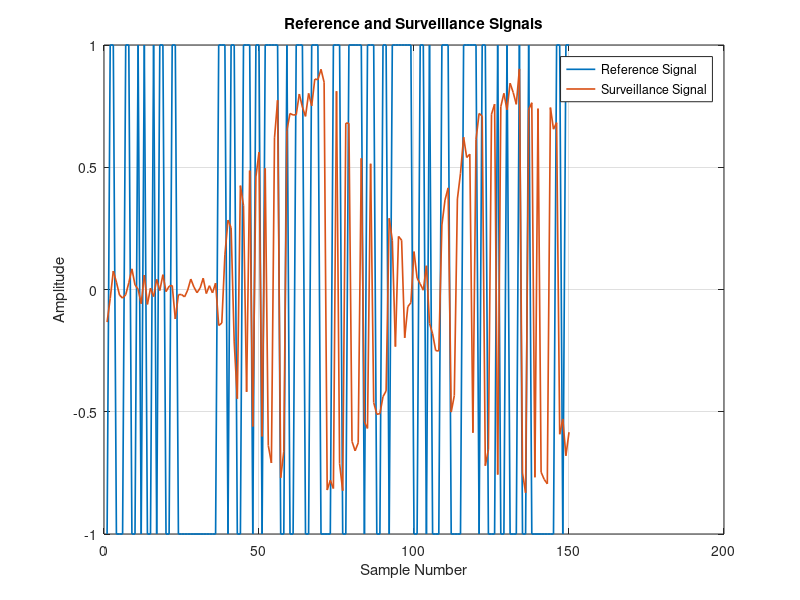
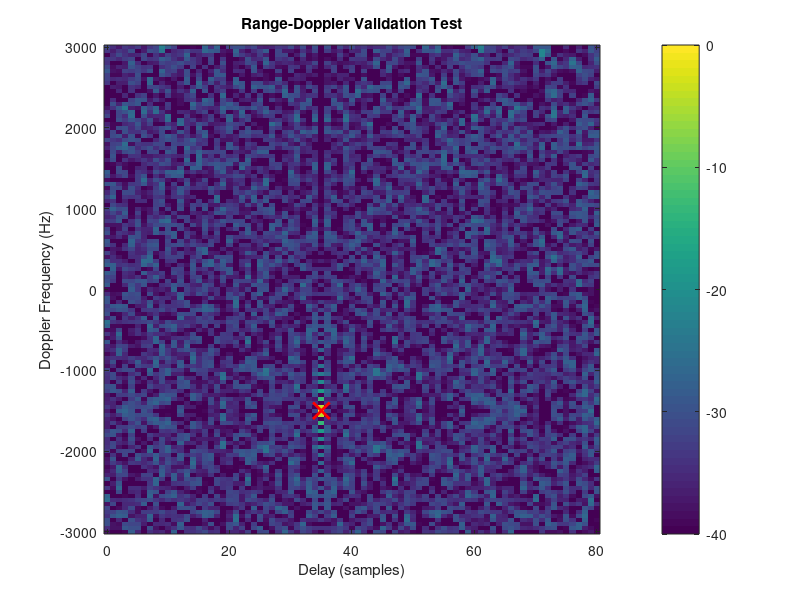
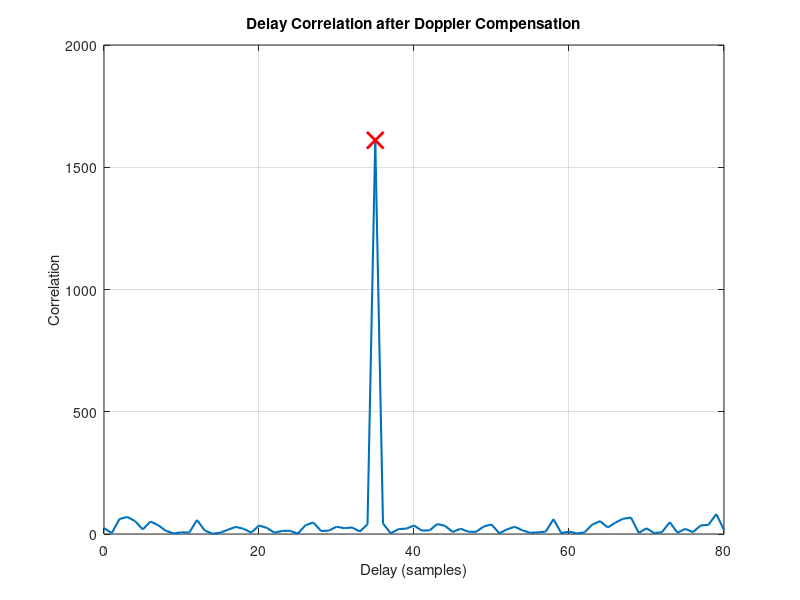

The MATLAB script that drew these images, in order:
clear;
clc;
close all;

%% Passive Radar - Range-Doppler Validation Test
% Second test using different delay and Doppler values.
% The purpose is to check whether the detected peak moves
% to the expected position.

rng(1);

%% Parameters

Fs = 200e3;              % Sampling frequency = 200 kHz
N = 2048;                % Number of samples

delay_true = 35;         % Known delay = 35 samples
doppler_true = -1500;    % Known Doppler shift = -1500 Hz

target_amplitude = 0.8;

n = 0:N-1;
t = n / Fs;


%% Step 1: Generate reference signal

bits = randi([0 1], 1, N);

reference = 2 * bits - 1;


%% Step 2: Generate surveillance signal

noise_level = 0.05;

surveillance = noise_level * ...
    (randn(1, N) + 1j * randn(1, N));


% Generate Doppler shift

doppler_signal = ...
    exp(1j * 2 * pi * doppler_true * t);


% Add delayed and Doppler-shifted target signal

surveillance(delay_true+1:end) = ...
    surveillance(delay_true+1:end) + ...
    target_amplitude * ...
    reference(1:end-delay_true) .* ...
    doppler_signal(delay_true+1:end);


%% Step 3: Plot reference and surveillance signals

figure;

sample_display = 1:150;

plot(sample_display, ...
    real(reference(sample_display)), ...
    'LineWidth', 1.2);

hold on;

plot(sample_display, ...
    real(surveillance(sample_display)), ...
    'LineWidth', 1.2);

grid on;

xlabel('Sample Number');
ylabel('Amplitude');

title('Reference and Surveillance Signals');

legend('Reference Signal', ...
       'Surveillance Signal');


%% Step 4: Define delay and Doppler search

max_delay = 80;

delay_axis = 0:max_delay;

doppler_axis = -3000:50:3000;


%% Step 5: Calculate Range-Doppler Map

range_doppler_map = zeros( ...
    length(doppler_axis), ...
    length(delay_axis));


for i = 1:length(doppler_axis)

    current_doppler = doppler_axis(i);

    % Compensate for the Doppler frequency being tested

    compensated_signal = ...
        surveillance .* ...
        exp(-1j * 2 * pi * current_doppler * t);


    for d = 0:max_delay

        reference_part = ...
            reference(1:N-d);

        surveillance_part = ...
            compensated_signal(d+1:N);

        range_doppler_map(i, d+1) = ...
            abs(sum( ...
            conj(reference_part) .* ...
            surveillance_part));

    end

end


%% Step 6: Find strongest peak

[max_value, max_index] = ...
    max(range_doppler_map(:));

[doppler_index, delay_index] = ...
    ind2sub(size(range_doppler_map), ...
    max_index);


estimated_delay = ...
    delay_axis(delay_index);

estimated_doppler = ...
    doppler_axis(doppler_index);


%% Step 7: Display results

fprintf('\n');

fprintf('----- Range-Doppler Validation Test -----\n');

fprintf('True delay       = %d samples\n', ...
    delay_true);

fprintf('Estimated delay  = %d samples\n', ...
    estimated_delay);

fprintf('True Doppler      = %.0f Hz\n', ...
    doppler_true);

fprintf('Estimated Doppler = %.0f Hz\n', ...
    estimated_doppler);

fprintf('-----------------------------------------\n');


%% Step 8: Normalise Range-Doppler Map

range_doppler_dB = ...
    20 * log10( ...
    range_doppler_map / ...
    max(range_doppler_map(:)) + eps);


%% Step 9: Plot Range-Doppler Map

figure;

imagesc(delay_axis, ...
    doppler_axis, ...
    range_doppler_dB);

axis xy;

xlabel('Delay (samples)');
ylabel('Doppler Frequency (Hz)');

title('Range-Doppler Validation Test');

colorbar;

caxis([-40 0]);

hold on;

plot(estimated_delay, ...
    estimated_doppler, ...
    'rx', ...
    'MarkerSize', 12, ...
    'LineWidth', 2);


%% Step 10: Delay correlation after Doppler compensation

best_compensated_signal = ...
    surveillance .* ...
    exp(-1j * 2 * pi * estimated_doppler * t);


delay_correlation = ...
    zeros(1, length(delay_axis));


for d = 0:max_delay

    reference_part = ...
        reference(1:N-d);

    surveillance_part = ...
        best_compensated_signal(d+1:N);

    delay_correlation(d+1) = ...
        abs(sum( ...
        conj(reference_part) .* ...
        surveillance_part));

end


%% Step 11: Plot delay correlation

figure;

plot(delay_axis, ...
    delay_correlation, ...
    'LineWidth', 1.5);

grid on;

xlabel('Delay (samples)');
ylabel('Correlation');

title('Delay Correlation after Doppler Compensation');

hold on;

plot(estimated_delay, ...
    delay_correlation(delay_index), ...
    'rx', ...
    'MarkerSize', 12, ...
    'LineWidth', 2);
